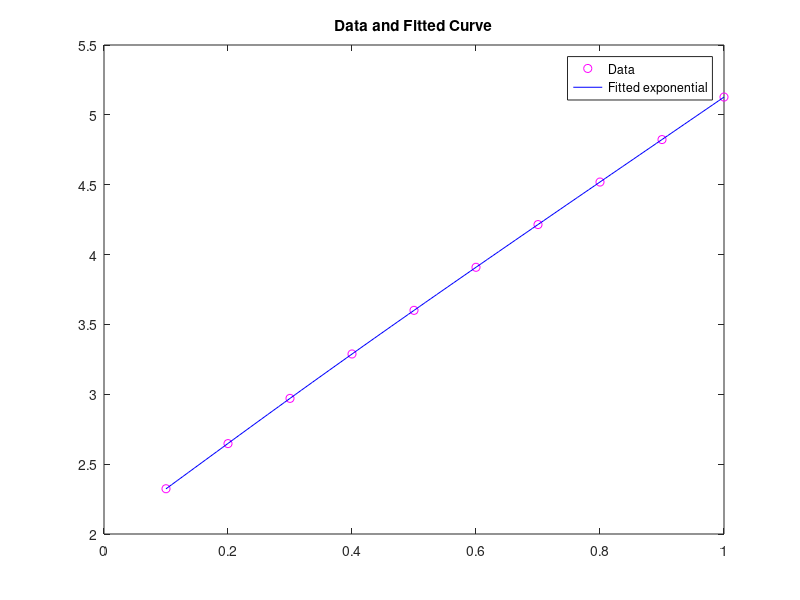

Reproduce this figure in MATLAB.
clc
xdata=[0.1:0.1:1];
ydata=[2.3240 2.6470 2.9707 3.2885 3.6008 3.9090 4.2147 4.5191 4.8232 5.1275];
fun=@(a,xdata) a(1).*xdata+a(2).*xdata.^2.*exp(-a(3).*xdata)+a(4);
a=lsqcurvefit(fun,[1,1,1,1],xdata,ydata)
times = linspace(xdata(1),xdata(end));
plot(xdata,ydata,'mo',times,fun(a,times),'b-')
legend('Data','Fitted exponential')
title('Data and Fitted Curve')